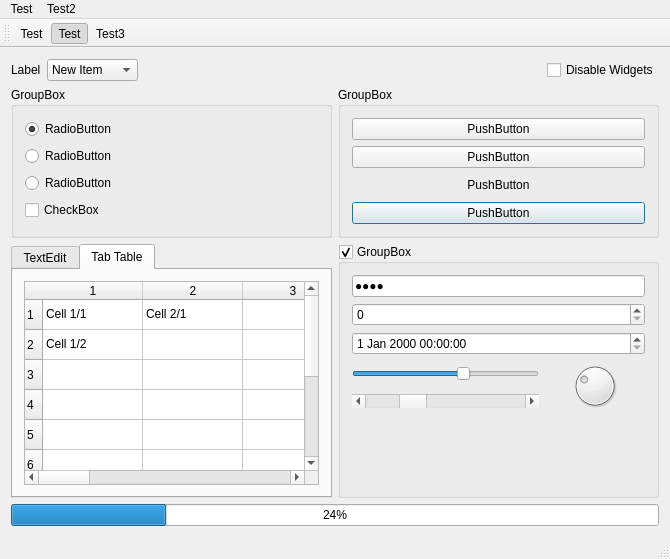
<?xml version="1.0" encoding="UTF-8"?>
<ui version="4.0">
 <class>CentralWidget</class>
 <widget class="QMainWindow" name="CentralWidget">
  <property name="geometry">
   <rect>
    <x>0</x>
    <y>0</y>
    <width>670</width>
    <height>559</height>
   </rect>
  </property>
  <property name="windowTitle">
   <string>MainWindow</string>
  </property>
  <widget class="QWidget" name="centralWidget">
   <layout class="QGridLayout" name="gridLayout_2">
    <item row="0" column="0" colspan="2">
     <layout class="QHBoxLayout" name="horizontalLayout">
      <item>
       <widget class="QLabel" name="label">
        <property name="text">
         <string>Label</string>
        </property>
       </widget>
      </item>
      <item>
       <widget class="QComboBox" name="comboBox">
        <item>
         <property name="text">
          <string>New Item</string>
         </property>
        </item>
        <item>
         <property name="text">
          <string>New Item 2</string>
         </property>
        </item>
        <item>
         <property name="text">
          <string>New Item 3</string>
         </property>
        </item>
       </widget>
      </item>
      <item>
       <spacer name="horizontalSpacer">
        <property name="orientation">
         <enum>Qt::Horizontal</enum>
        </property>
        <property name="sizeHint" stdset="0">
         <size>
          <width>40</width>
          <height>20</height>
         </size>
        </property>
       </spacer>
      </item>
      <item>
       <widget class="QCheckBox" name="checkBox_4">
        <property name="text">
         <string>Disable Widgets</string>
        </property>
        <property name="checked">
         <bool>false</bool>
        </property>
       </widget>
      </item>
     </layout>
    </item>
    <item row="1" column="0">
     <widget class="QGroupBox" name="groupBox">
      <property name="title">
       <string>GroupBox</string>
      </property>
      <layout class="QVBoxLayout" name="verticalLayout_4">
       <item>
        <widget class="QRadioButton" name="radioButton">
         <property name="toolTipDuration">
          <number>-10</number>
         </property>
         <property name="text">
          <string>RadioButton</string>
         </property>
         <property name="checked">
          <bool>true</bool>
         </property>
        </widget>
       </item>
       <item>
        <widget class="QRadioButton" name="radioButton_2">
         <property name="text">
          <string>RadioButton</string>
         </property>
        </widget>
       </item>
       <item>
        <widget class="QRadioButton" name="radioButton_3">
         <property name="text">
          <string>RadioButton</string>
         </property>
        </widget>
       </item>
       <item>
        <widget class="QCheckBox" name="checkBox">
         <property name="text">
          <string>CheckBox</string>
         </property>
         <property name="checkable">
          <bool>true</bool>
         </property>
         <property name="checked">
          <bool>false</bool>
         </property>
         <property name="autoExclusive">
          <bool>false</bool>
         </property>
         <property name="tristate">
          <bool>true</bool>
         </property>
        </widget>
       </item>
      </layout>
     </widget>
    </item>
    <item row="1" column="1">
     <widget class="QGroupBox" name="groupBox_2">
      <property name="title">
       <string>GroupBox</string>
      </property>
      <layout class="QVBoxLayout" name="verticalLayout_3">
       <item>
        <widget class="QPushButton" name="pushButton">
         <property name="text">
          <string>PushButton</string>
         </property>
        </widget>
       </item>
       <item>
        <widget class="QPushButton" name="pushButton_2">
         <property name="text">
          <string>PushButton</string>
         </property>
         <property name="checkable">
          <bool>true</bool>
         </property>
        </widget>
       </item>
       <item>
        <widget class="QPushButton" name="pushButton_3">
         <property name="text">
          <string>PushButton</string>
         </property>
         <property name="flat">
          <bool>true</bool>
         </property>
        </widget>
       </item>
       <item>
        <widget class="QPushButton" name="pushButton_4">
         <property name="text">
          <string>PushButton</string>
         </property>
         <property name="default">
          <bool>true</bool>
         </property>
        </widget>
       </item>
      </layout>
     </widget>
    </item>
    <item row="2" column="0">
     <widget class="QTabWidget" name="tabWidget">
      <property name="currentIndex">
       <number>1</number>
      </property>
      <widget class="QWidget" name="tab">
       <attribute name="title">
        <string>TextEdit</string>
       </attribute>
       <layout class="QVBoxLayout" name="verticalLayout">
        <item>
         <widget class="QTextEdit" name="textEdit">
          <property name="html">
           <string>&lt;!DOCTYPE HTML PUBLIC &quot;-//W3C//DTD HTML 4.0//EN&quot; &quot;http://www.w3.org/TR/REC-html40/strict.dtd&quot;&gt;
&lt;html&gt;&lt;head&gt;&lt;meta name=&quot;qrichtext&quot; content=&quot;1&quot; /&gt;&lt;style type=&quot;text/css&quot;&gt;
p, li { white-space: pre-wrap; }
&lt;/style&gt;&lt;/head&gt;&lt;body style=&quot; font-family:'MS Shell Dlg 2'; font-size:8.25pt; font-weight:400; font-style:normal;&quot;&gt;
&lt;p style=&quot; margin-top:0px; margin-bottom:0px; margin-left:0px; margin-right:0px; -qt-block-indent:0; text-indent:0px;&quot;&gt;&lt;span style=&quot; font-family:'.SF NS Text'; font-size:13pt;&quot;&gt;test&lt;br /&gt;test&lt;br /&gt;test&lt;br /&gt;test&lt;br /&gt;test&lt;br /&gt;test&lt;br /&gt;test&lt;br /&gt;test&lt;br /&gt;test&lt;br /&gt;test&lt;br /&gt;test&lt;br /&gt;test&lt;br /&gt;test&lt;br /&gt;test&lt;br /&gt;test&lt;br /&gt;test&lt;br /&gt;test&lt;br /&gt;test&lt;br /&gt;test&lt;br /&gt;test&lt;br /&gt;test&lt;br /&gt;test&lt;br /&gt;test&lt;br /&gt;test&lt;br /&gt;test&lt;br /&gt;test&lt;br /&gt;test&lt;br /&gt;test&lt;br /&gt;test&lt;br /&gt;test&lt;br /&gt;test&lt;br /&gt;test&lt;br /&gt;test&lt;br /&gt;test&lt;br /&gt;test&lt;br /&gt;test&lt;br /&gt;test&lt;br /&gt;test&lt;br /&gt;test&lt;br /&gt;test&lt;br /&gt;test&lt;br /&gt;test&lt;br /&gt;test&lt;br /&gt;test&lt;br /&gt;test&lt;br /&gt;test&lt;br /&gt;test&lt;br /&gt;test&lt;br /&gt;test&lt;br /&gt;test&lt;br /&gt;test&lt;br /&gt;test&lt;br /&gt;test&lt;br /&gt;test&lt;br /&gt;test&lt;br /&gt;test&lt;br /&gt;test&lt;br /&gt;test&lt;br /&gt;test&lt;br /&gt;test&lt;br /&gt;test&lt;br /&gt;test&lt;br /&gt;test&lt;br /&gt;test&lt;br /&gt;test&lt;br /&gt;test&lt;br /&gt;&lt;/span&gt;&lt;/p&gt;&lt;/body&gt;&lt;/html&gt;</string>
          </property>
         </widget>
        </item>
       </layout>
      </widget>
      <widget class="QWidget" name="tab_2">
       <attribute name="title">
        <string>Tab Table</string>
       </attribute>
       <layout class="QVBoxLayout" name="verticalLayout_2">
        <item>
         <widget class="QTableWidget" name="tableWidget">
          <row>
           <property name="text">
            <string>1</string>
           </property>
          </row>
          <row>
           <property name="text">
            <string>2</string>
           </property>
          </row>
          <row>
           <property name="text">
            <string>3</string>
           </property>
          </row>
          <row>
           <property name="text">
            <string>4</string>
           </property>
          </row>
          <row>
           <property name="text">
            <string>5</string>
           </property>
          </row>
          <row>
           <property name="text">
            <string>6</string>
           </property>
          </row>
          <row>
           <property name="text">
            <string>7</string>
           </property>
          </row>
          <row>
           <property name="text">
            <string>8</string>
           </property>
          </row>
          <row>
           <property name="text">
            <string>9</string>
           </property>
          </row>
          <row>
           <property name="text">
            <string>10</string>
           </property>
          </row>
          <column>
           <property name="text">
            <string>1</string>
           </property>
          </column>
          <column>
           <property name="text">
            <string>2</string>
           </property>
          </column>
          <column>
           <property name="text">
            <string>3</string>
           </property>
          </column>
          <column>
           <property name="text">
            <string>4</string>
           </property>
          </column>
          <column>
           <property name="text">
            <string>5</string>
           </property>
          </column>
          <column>
           <property name="text">
            <string>6</string>
           </property>
          </column>
          <column>
           <property name="text">
            <string>7</string>
           </property>
          </column>
          <column>
           <property name="text">
            <string>8</string>
           </property>
          </column>
          <column>
           <property name="text">
            <string>9</string>
           </property>
          </column>
          <column>
           <property name="text">
            <string>10</string>
           </property>
          </column>
          <item row="0" column="0">
           <property name="text">
            <string>Cell 1/1</string>
           </property>
          </item>
          <item row="0" column="1">
           <property name="text">
            <string>Cell 2/1</string>
           </property>
          </item>
          <item row="1" column="0">
           <property name="text">
            <string>Cell 1/2</string>
           </property>
          </item>
         </widget>
        </item>
       </layout>
      </widget>
     </widget>
    </item>
    <item row="2" column="1">
     <widget class="QGroupBox" name="groupBox_3">
      <property name="title">
       <string>GroupBox</string>
      </property>
      <property name="checkable">
       <bool>true</bool>
      </property>
      <layout class="QGridLayout" name="gridLayout">
       <item row="3" column="1" rowspan="2">
        <widget class="QDial" name="dial">
         <property name="value">
          <number>30</number>
         </property>
        </widget>
       </item>
       <item row="2" column="0" colspan="2">
        <widget class="QDateTimeEdit" name="dateTimeEdit"/>
       </item>
       <item row="3" column="0">
        <widget class="QSlider" name="horizontalSlider">
         <property name="value">
          <number>60</number>
         </property>
         <property name="orientation">
          <enum>Qt::Horizontal</enum>
         </property>
        </widget>
       </item>
       <item row="1" column="0" colspan="2">
        <widget class="QSpinBox" name="spinBox"/>
       </item>
       <item row="4" column="0">
        <widget class="QScrollBar" name="horizontalScrollBar">
         <property name="value">
          <number>25</number>
         </property>
         <property name="orientation">
          <enum>Qt::Horizontal</enum>
         </property>
        </widget>
       </item>
       <item row="0" column="0" colspan="2">
        <widget class="QLineEdit" name="lineEdit">
         <property name="text">
          <string>test</string>
         </property>
         <property name="echoMode">
          <enum>QLineEdit::Password</enum>
         </property>
        </widget>
       </item>
       <item row="5" column="0" colspan="2">
        <spacer name="verticalSpacer">
         <property name="orientation">
          <enum>Qt::Vertical</enum>
         </property>
         <property name="sizeHint" stdset="0">
          <size>
           <width>20</width>
           <height>40</height>
          </size>
         </property>
        </spacer>
       </item>
      </layout>
     </widget>
    </item>
    <item row="3" column="0" colspan="2">
     <widget class="QProgressBar" name="progressBar">
      <property name="value">
       <number>24</number>
      </property>
     </widget>
    </item>
   </layout>
  </widget>
  <widget class="QMenuBar" name="menuBar">
   <property name="geometry">
    <rect>
     <x>0</x>
     <y>0</y>
     <width>670</width>
     <height>20</height>
    </rect>
   </property>
   <widget class="QMenu" name="menuTest">
    <property name="title">
     <string>Test</string>
    </property>
    <addaction name="actionTest"/>
    <addaction name="actionTest_2"/>
    <addaction name="separator"/>
    <addaction name="actionTest_3"/>
   </widget>
   <widget class="QMenu" name="menuTest2">
    <property name="title">
     <string>Test2</string>
    </property>
    <widget class="QMenu" name="menuTest2_2">
     <property name="title">
      <string>Test2</string>
     </property>
     <addaction name="actionTest3"/>
     <addaction name="actionTest3_2"/>
    </widget>
    <addaction name="menuTest2_2"/>
   </widget>
   <addaction name="menuTest"/>
   <addaction name="menuTest2"/>
  </widget>
  <widget class="QToolBar" name="mainToolBar">
   <attribute name="toolBarArea">
    <enum>TopToolBarArea</enum>
   </attribute>
   <attribute name="toolBarBreak">
    <bool>false</bool>
   </attribute>
   <addaction name="actionTest"/>
   <addaction name="actionTest_2"/>
   <addaction name="actionTest3"/>
  </widget>
  <widget class="QStatusBar" name="statusBar"/>
  <action name="actionTest">
   <property name="text">
    <string>Test</string>
   </property>
  </action>
  <action name="actionTest_2">
   <property name="checkable">
    <bool>true</bool>
   </property>
   <property name="checked">
    <bool>true</bool>
   </property>
   <property name="text">
    <string>Test</string>
   </property>
  </action>
  <action name="actionTest_3">
   <property name="checkable">
    <bool>true</bool>
   </property>
   <property name="text">
    <string>Test</string>
   </property>
  </action>
  <action name="actionTest3">
   <property name="text">
    <string>Test3</string>
   </property>
  </action>
  <action name="actionTest3_2">
   <property name="text">
    <string>Test3</string>
   </property>
  </action>
 </widget>
 <layoutdefault spacing="6" margin="11"/>
 <resources/>
 <connections>
  <connection>
   <sender>checkBox_4</sender>
   <signal>toggled(bool)</signal>
   <receiver>groupBox_2</receiver>
   <slot>setDisabled(bool)</slot>
   <hints>
    <hint type="sourcelabel">
     <x>543</x>
     <y>70</y>
    </hint>
    <hint type="destinationlabel">
     <x>376</x>
     <y>97</y>
    </hint>
   </hints>
  </connection>
  <connection>
   <sender>checkBox_4</sender>
   <signal>toggled(bool)</signal>
   <receiver>groupBox</receiver>
   <slot>setDisabled(bool)</slot>
   <hints>
    <hint type="sourcelabel">
     <x>617</x>
     <y>70</y>
    </hint>
    <hint type="destinationlabel">
     <x>47</x>
     <y>104</y>
    </hint>
   </hints>
  </connection>
  <connection>
   <sender>checkBox_4</sender>
   <signal>toggled(bool)</signal>
   <receiver>tabWidget</receiver>
   <slot>setDisabled(bool)</slot>
   <hints>
    <hint type="sourcelabel">
     <x>623</x>
     <y>74</y>
    </hint>
    <hint type="destinationlabel">
     <x>234</x>
     <y>264</y>
    </hint>
   </hints>
  </connection>
  <connection>
   <sender>checkBox_4</sender>
   <signal>toggled(bool)</signal>
   <receiver>groupBox_3</receiver>
   <slot>setDisabled(bool)</slot>
   <hints>
    <hint type="sourcelabel">
     <x>503</x>
     <y>80</y>
    </hint>
    <hint type="destinationlabel">
     <x>503</x>
     <y>262</y>
    </hint>
   </hints>
  </connection>
  <connection>
   <sender>checkBox_4</sender>
   <signal>toggled(bool)</signal>
   <receiver>progressBar</receiver>
   <slot>setDisabled(bool)</slot>
   <hints>
    <hint type="sourcelabel">
     <x>631</x>
     <y>73</y>
    </hint>
    <hint type="destinationlabel">
     <x>607</x>
     <y>517</y>
    </hint>
   </hints>
  </connection>
  <connection>
   <sender>checkBox_4</sender>
   <signal>toggled(bool)</signal>
   <receiver>mainToolBar</receiver>
   <slot>setDisabled(bool)</slot>
   <hints>
    <hint type="sourcelabel">
     <x>648</x>
     <y>71</y>
    </hint>
    <hint type="destinationlabel">
     <x>105</x>
     <y>33</y>
    </hint>
   </hints>
  </connection>
  <connection>
   <sender>checkBox_4</sender>
   <signal>toggled(bool)</signal>
   <receiver>menuBar</receiver>
   <slot>setDisabled(bool)</slot>
   <hints>
    <hint type="sourcelabel">
     <x>634</x>
     <y>73</y>
    </hint>
    <hint type="destinationlabel">
     <x>64</x>
     <y>7</y>
    </hint>
   </hints>
  </connection>
  <connection>
   <sender>checkBox_4</sender>
   <signal>toggled(bool)</signal>
   <receiver>statusBar</receiver>
   <slot>setDisabled(bool)</slot>
   <hints>
    <hint type="sourcelabel">
     <x>650</x>
     <y>70</y>
    </hint>
    <hint type="destinationlabel">
     <x>533</x>
     <y>549</y>
    </hint>
   </hints>
  </connection>
  <connection>
   <sender>checkBox_4</sender>
   <signal>toggled(bool)</signal>
   <receiver>comboBox</receiver>
   <slot>setDisabled(bool)</slot>
   <hints>
    <hint type="sourcelabel">
     <x>626</x>
     <y>70</y>
    </hint>
    <hint type="destinationlabel">
     <x>297</x>
     <y>65</y>
    </hint>
   </hints>
  </connection>
  <connection>
   <sender>checkBox_4</sender>
   <signal>toggled(bool)</signal>
   <receiver>label</receiver>
   <slot>setDisabled(bool)</slot>
   <hints>
    <hint type="sourcelabel">
     <x>639</x>
     <y>78</y>
    </hint>
    <hint type="destinationlabel">
     <x>28</x>
     <y>66</y>
    </hint>
   </hints>
  </connection>
 </connections>
</ui>
